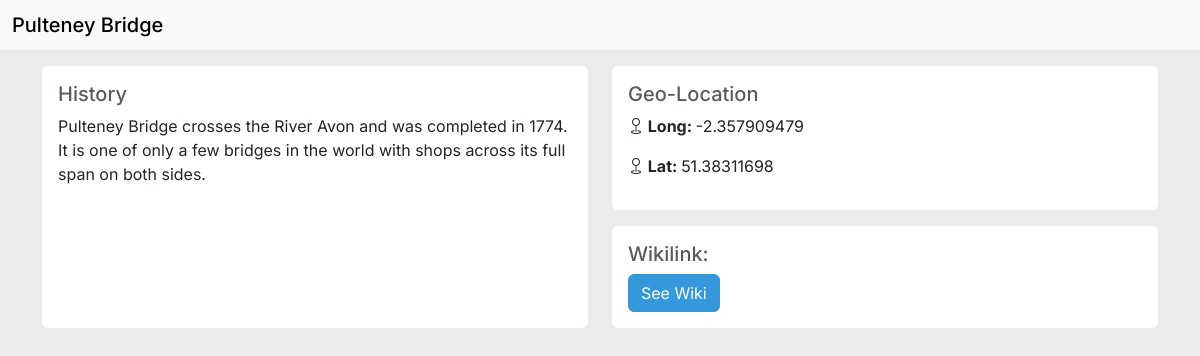
/routes/poiView.php?poi=3, run on the app's committed database.
### tables this page shows
CREATE TABLE `poi_data` (
  `CityID` int(11) DEFAULT NULL,
  `PointOfInterestID` int(11) NOT NULL,
  `Name` varchar(255) DEFAULT NULL,
  `Longitude` varchar(16) DEFAULT NULL,
  `Latitude` varchar(16) DEFAULT NULL,
  `History` text,
  `Wikilink` varchar(500) DEFAULT NULL,
  `Type` int(11) DEFAULT NULL
);

### components/dbFuncs.php (called while the page is built, shortened)
<?php
function connectToDatabase()
{
    try {
        $conn = new PDO("mysql:host=" . SERVER_NAME . ";dbname=" . DB_NAME, USERNAME, PASSWORD);
        $conn->setAttribute(PDO::ATTR_ERRMODE, PDO::ERRMODE_EXCEPTION);
        return $conn;
    } catch (PDOException $e) {
        echo "Connection failed: " . $e->getMessage();
        return null;
    }
}
function fetchPoi($poiID)
{
    $conn = connectToDatabase();
    if ($conn) {
        try {
            $sql = "SELECT * FROM poi_data WHERE PointOfInterestID = :poiID";
            $stmt = $conn->prepare($sql);
            $stmt->bindParam(':poiID', $poiID);
            $stmt->execute();
            $poi = $stmt->fetch(PDO::FETCH_ASSOC);
            return $poi;
        } catch (PDOException $e) {
            echo "Error: " . $e->getMessage();
            return null;
        } finally {
            $conn = null;
        }
    }
    return null;
}
?>

### routes/poiView.php (the view, shortened to what this page needs)
<!DOCTYPE html>
<html lang="en">
<head>
    <link rel="stylesheet" href="../styles/bootstrap/bootstrap.min.css">
    <link rel="stylesheet" href="../styles/custom.css">
    <link rel="stylesheet" href="https://unpkg.com/leaflet@1.9.4/dist/leaflet.css"
>
</head>
<body>
    <?php
    include '../components/dbFuncs.php';
    $poi = fetchPoi($_GET["poi"]);
    ?>
    <nav class="navbar bg-body-tertiary">
        <div class="container-fluid">
            <span class="navbar-brand mb-0 h1">
                <?php echo $poi['Name']; ?>
            </span>
        </div>
    </nav>
    <div class="container py-3">
        <div class="row mb-3">
            <div class="col-md-6 d-flex align-items-stretch">
                <div class="card w-100">
                    <div class="card-body">
                        <h5 class="text-muted">History</h5>
                        <?PHP echo $poi['History']; ?>
                    </div>
                </div>
            </div>
            <div class="col-md-6">
                <div class="row">
                    <div class="col-md-12 mb-3">
                        <div class="card w-100">
                            <div class="card-body">
                                <h5 class="text-muted">Geo-Location</h5>
                                <p>
                                    <strong>
                                        <i class="bi bi-geo"></i> Long:
                                    </strong>
                                    <?php echo $poi['Longitude']; ?>
                                </p>
                                <p>
                                    <strong>
                                        <i class="bi bi-geo"></i> Lat:
                                    </strong>
                                    <?php echo $poi['Latitude']; ?>
                                </p>
                            </div>
                        </div>
                    </div>
                    <div class="col-md-12">
                        <div class="card w-100">
                            <div class="card-body">
                                <h5 class="text-muted">Wikilink:</h5>
                                <a href="<?php echo $poi['Wikilink']; ?>" target="_blank"><button type="button"
                                        class="btn btn-primary">See Wiki</button></a>
                            </div>
                        </div>
                    </div>
                </div>
            </div>
        </div>
    </div>
</body>
</html>

### styles/custom.css (style rules this page uses)
:root { --primary: #3498db; --primary-hover: #42a8ed; --sidebar-width: 20rem; }
body { background-color: #ebebeb; font-family: 'Inter', sans-serif; color: #333; }
a { color: var(--primary); }
.card { border: none; }
.btn-primary { background-color: var(--primary); border-color: var(--primary); }

### data on the page
poi_data: Name "Pulteney Bridge", History "Pulteney Bridge crosses the River Avon and was completed in 1774. It is one of only a few bridges in the world with shops across its full span on both sides.", Longitude "-2.357909479", Latitude "51.38311698"
